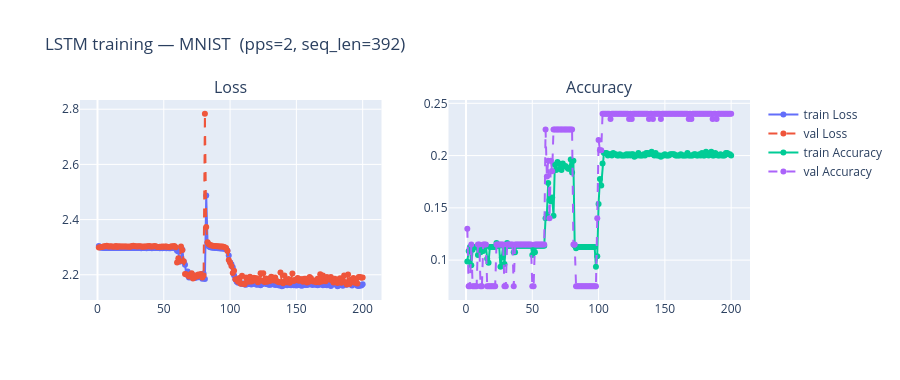
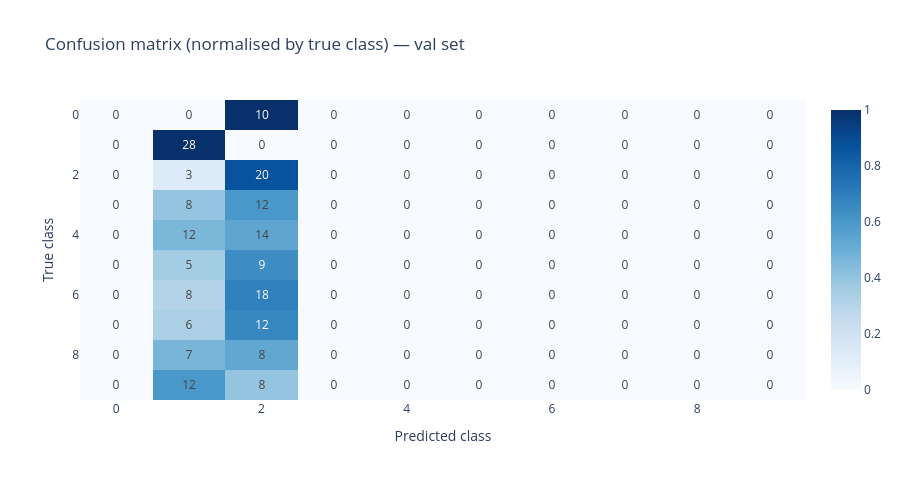

The notebook cell these images were saved under, in order:
### Code cell
# ---------------------------------------------------------------------------
# 8.5  Visualise training curves and confusion matrix
# ---------------------------------------------------------------------------
epochs_range = list(range(1, LSTM_NUM_EPOCHS + 1))

# ── training curves ──────────────────────────────────────────────────────────
fig_hist = make_subplots(
    rows=1, cols=2,
    subplot_titles=("Loss", "Accuracy"),
)
for col, (metric, label) in enumerate(
    [("loss", "Loss"), ("acc", "Accuracy")], start=1
):
    fig_hist.add_scatter(
        x=epochs_range, y=history[f"train_{metric}"],
        mode='lines+markers', name=f"train {label}",
        row=1, col=col,
    )
    fig_hist.add_scatter(
        x=epochs_range, y=history[f"val_{metric}"],
        mode='lines+markers', name=f"val {label}",
        line=dict(dash='dash'),
        row=1, col=col,
    )

fig_hist.update_layout(
    title_text=(
        f"LSTM training — {LSTM_DATASET}  "
        f"(pps={LSTM_PIXELS_PER_STEP}, seq_len={seq_len_lstm})"
    ),
    height=380,
)
fig_hist.show()

# ── confusion matrix ─────────────────────────────────────────────────────────
model.eval()
all_preds, all_true = [], []
with torch.no_grad():
    for xb, yb in val_dl:
        xb = xb.to(LSTM_DEVICE)
        preds = model(xb).argmax(1).cpu().numpy()
        all_preds.append(preds)
        all_true.append(yb.numpy())

all_preds = np.concatenate(all_preds)
all_true  = np.concatenate(all_true)

cm = np.zeros((n_classes, n_classes), dtype=int)
for t, p in zip(all_true, all_preds):
    cm[t, p] += 1

# Normalise rows to get recall-like heatmap
cm_norm = cm.astype(float)
row_sums = cm_norm.sum(axis=1, keepdims=True)
cm_norm  = np.where(row_sums > 0, cm_norm / row_sums, 0.0)

fig_cm = go.Figure(go.Heatmap(
    z            = cm_norm.tolist(),
    colorscale   = 'Blues',
    text         = cm.tolist(),
    texttemplate = "%{text}",
    showscale    = True,
))
fig_cm.update_layout(
    title_text  = f"Confusion matrix (normalised by true class) — val set",
    xaxis_title = "Predicted class",
    yaxis_title = "True class",
    yaxis       = dict(autorange='reversed'),
    height      = 480,
)
fig_cm.show()

### Figure 1 — Plotly figure (JSON) as saved in the notebook; plotly's stock layout.template omitted (floating-point values rounded to 4 significant figures; data arrays with more than 128 entries replaced by an {"elided": "..."} marker saying what was removed)
{"data": [{"mode": "lines+markers", "name": "train Loss", "type": "scatter", "x": {"elided": "200 int values"}, "xaxis": "x", "y": {"elided": "200 float values"}, "yaxis": "y"}, {"line": {"dash": "dash"}, "mode": "lines+markers", "name": "val Loss", "type": "scatter", "x": {"elided": "200 int values"}, "xaxis": "x", "y": {"elided": "200 float values"}, "yaxis": "y"}, {"mode": "lines+markers", "name": "train Accuracy", "type": "scatter", "x": {"elided": "200 int values"}, "xaxis": "x2", "y": {"elided": "200 float values"}, "yaxis": "y2"}, {"line": {"dash": "dash"}, "mode": "lines+markers", "name": "val Accuracy", "type": "scatter", "x": {"elided": "200 int values"}, "xaxis": "x2", "y": {"elided": "200 float values"}, "yaxis": "y2"}], "layout": {"annotations": [{"font": {"size": 16}, "showarrow": false, "text": "Loss", "x": 0.225, "xanchor": "center", "xref": "paper", "y": 1, "yanchor": "bottom", "yref": "paper"}, {"font": {"size": 16}, "showarrow": false, "text": "Accuracy", "x": 0.775, "xanchor": "center", "xref": "paper", "y": 1, "yanchor": "bottom", "yref": "paper"}], "height": 380, "title": {"text": "LSTM training — MNIST  (pps=2, seq_len=392)"}, "xaxis": {"anchor": "y", "domain": [0, 0.45]}, "xaxis2": {"anchor": "y2", "domain": [0.55, 1]}, "yaxis": {"anchor": "x", "domain": [0, 1]}, "yaxis2": {"anchor": "x2", "domain": [0, 1]}}}

### Figure 2 — Plotly figure (JSON) as saved in the notebook; plotly's stock layout.template omitted (floating-point values rounded to 4 significant figures)
{"data": [{"colorscale": [[0, "rgb(247,251,255)"], [0.125, "rgb(222,235,247)"], [0.25, "rgb(198,219,239)"], [0.375, "rgb(158,202,225)"], [0.5, "rgb(107,174,214)"], [0.625, "rgb(66,146,198)"], [0.75, "rgb(33,113,181)"], [0.875, "rgb(8,81,156)"], [1, "rgb(8,48,107)"]], "showscale": true, "text": [[0, 0, 10, 0, 0, 0, 0, 0, 0, 0], [0, 28, 0, 0, 0, 0, 0, 0, 0, 0], [0, 3, 20, 0, 0, 0, 0, 0, 0, 0], [0, 8, 12, 0, 0, 0, 0, 0, 0, 0], [0, 12, 14, 0, 0, 0, 0, 0, 0, 0], [0, 5, 9, 0, 0, 0, 0, 0, 0, 0], [0, 8, 18, 0, 0, 0, 0, 0, 0, 0], [0, 6, 12, 0, 0, 0, 0, 0, 0, 0], [0, 7, 8, 0, 0, 0, 0, 0, 0, 0], [0, 12, 8, 0, 0, 0, 0, 0, 0, 0]], "texttemplate": "%{text}", "type": "heatmap", "z": [[0, 0, 1, 0, 0, 0, 0, 0, 0, 0], [0, 1, 0, 0, 0, 0, 0, 0, 0, 0], [0, 0.1304, 0.8696, 0, 0, 0, 0, 0, 0, 0], [0, 0.4, 0.6, 0, 0, 0, 0, 0, 0, 0], [0, 0.4615, 0.5385, 0, 0, 0, 0, 0, 0, 0], [0, 0.3571, 0.6429, 0, 0, 0, 0, 0, 0, 0], [0, 0.3077, 0.6923, 0, 0, 0, 0, 0, 0, 0], [0, 0.3333, 0.6667, 0, 0, 0, 0, 0, 0, 0], [0, 0.4667, 0.5333, 0, 0, 0, 0, 0, 0, 0], [0, 0.6, 0.4, 0, 0, 0, 0, 0, 0, 0]]}], "layout": {"height": 480, "title": {"text": "Confusion matrix (normalised by true class) — val set"}, "xaxis": {"title": {"text": "Predicted class"}}, "yaxis": {"autorange": "reversed", "title": {"text": "True class"}}}}
